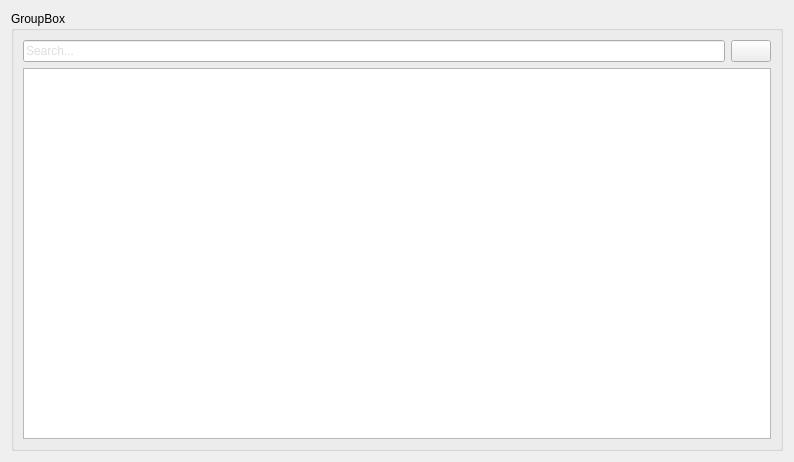
<?xml version="1.0" encoding="UTF-8"?>
<ui version="4.0">
 <class>ctkDICOMTableView</class>
 <widget class="QWidget" name="ctkDICOMTableView">
  <property name="geometry">
   <rect>
    <x>0</x>
    <y>0</y>
    <width>794</width>
    <height>462</height>
   </rect>
  </property>
  <property name="windowTitle">
   <string>Form</string>
  </property>
  <layout class="QHBoxLayout" name="horizontalLayout_3">
   <item>
    <widget class="QGroupBox" name="groupBox">
     <property name="title">
      <string>GroupBox</string>
     </property>
     <layout class="QVBoxLayout" name="verticalLayout">
      <item>
       <layout class="QHBoxLayout" name="horizontalLayout">
        <item>
         <widget class="QLineEdit" name="leSearchBox">
          <property name="styleSheet">
           <string notr="true">color: rgb(188, 188, 188);
font: 14pt &quot;Lucida Grande&quot;;</string>
          </property>
          <property name="text">
           <string/>
          </property>
          <property name="placeholderText">
           <string>Search...</string>
          </property>
         </widget>
        </item>
        <item>
         <widget class="QPushButton" name="pBDeleteSearch">
          <property name="text">
           <string/>
          </property>
          <property name="icon">
           <iconset resource="../../../../Widgets/Resources/ctkWidgets.qrc">
            <normaloff>:/Icons/clear.svg</normaloff>:/Icons/clear.svg</iconset>
          </property>
         </widget>
        </item>
       </layout>
      </item>
      <item>
       <widget class="QTableView" name="tblDicomDatabaseView"/>
      </item>
     </layout>
    </widget>
   </item>
  </layout>
 </widget>
 <resources>
  <include location="../../../../Widgets/Resources/ctkWidgets.qrc"/>
 </resources>
 <connections>
  <connection>
   <sender>pBDeleteSearch</sender>
   <signal>clicked()</signal>
   <receiver>leSearchBox</receiver>
   <slot>clear()</slot>
   <hints>
    <hint type="sourcelabel">
     <x>743</x>
     <y>30</y>
    </hint>
    <hint type="destinationlabel">
     <x>680</x>
     <y>29</y>
    </hint>
   </hints>
  </connection>
 </connections>
</ui>
